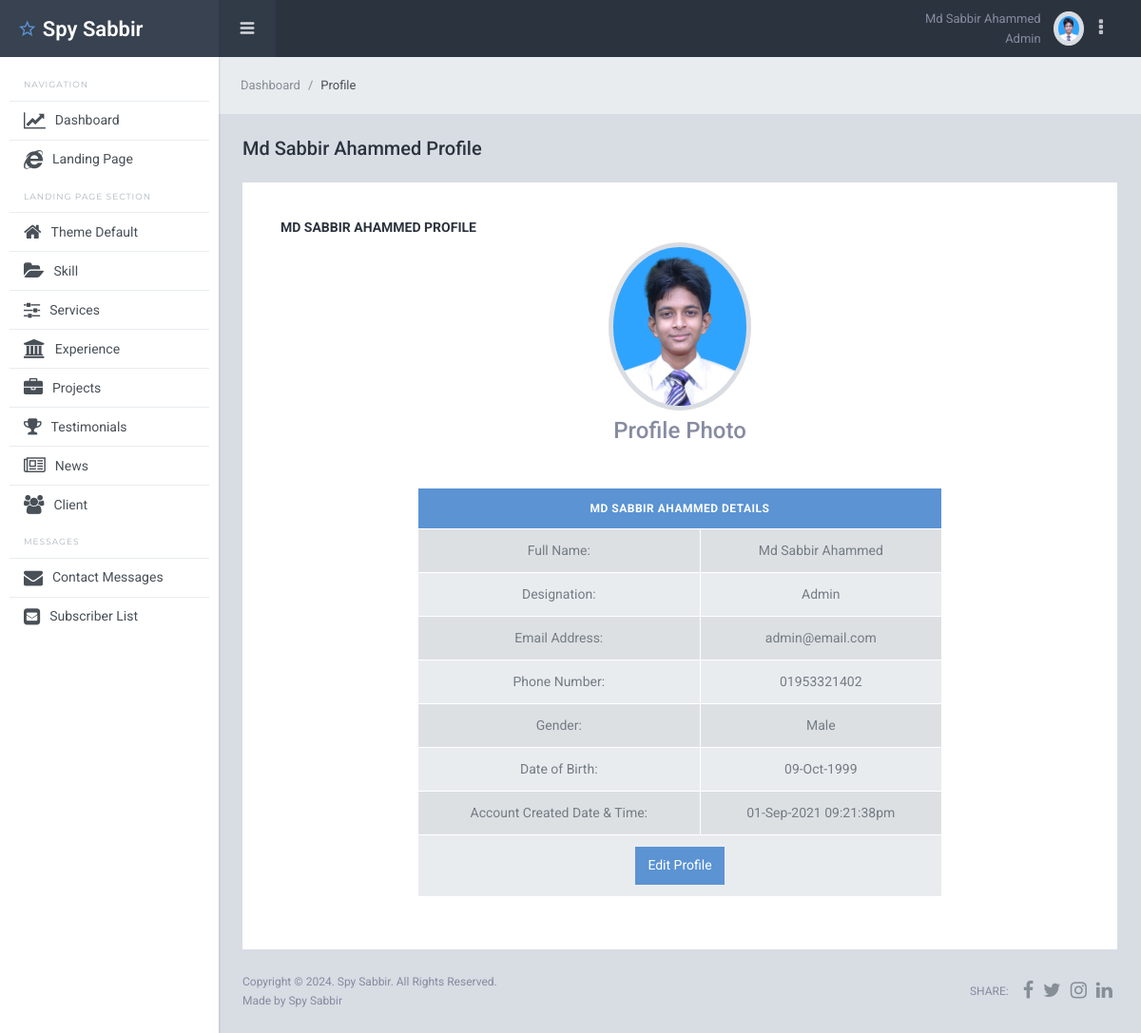
The page /admin/profile.php (signed in) on the database its author committed.
### tables this page shows
CREATE TABLE `theme_default` (
  `id` int(11) NOT NULL,
  `default_item_name` varchar(200) NOT NULL,
  `default_item_value` text NOT NULL
);

CREATE TABLE `users` (
  `id` int(11) NOT NULL,
  `full_name` varchar(100) NOT NULL,
  `designation` varchar(200) NOT NULL DEFAULT 'user',
  `email_address` varchar(100) NOT NULL,
  `phone_number` text NOT NULL,
  `gender` varchar(10) NOT NULL,
  `date_of_birth` date NOT NULL DEFAULT '2000-01-01',
  `password` varchar(50) NOT NULL,
  `profile_photo` text NOT NULL,
  `created_at` datetime NOT NULL
);

### admin/dbc.php (called while the page is built, shortened)
<?php
function connect_to_db(){
$hostname = "localhost";
$username = "root";
$password = "";
$database_name = "portfolio";
return $db_connect = mysqli_connect($hostname, $username, $password, $database_name);
}
function spy_sabbir_single_select($table_name, $id) {
    $single_select_query = "SELECT * FROM $table_name WHERE id=$id";
    return $result_from_db = mysqli_fetch_assoc(mysqli_query(connect_to_db(), $single_select_query));
}
function spy_sabbir_update($table_name, $update_name){
    $query = "SELECT default_item_value FROM $table_name WHERE default_item_name = '$update_name'";
    return mysqli_fetch_assoc(mysqli_query(connect_to_db(), $query))['default_item_value'];
}
?>

### admin/profile.php (the view, shortened to what this page needs)
<?php
require_once "inc/header.php";
require_once "dbc.php";
?>
<nav class="breadcrumb sl-breadcrumb">
    <a class="breadcrumb-item" href="dashboard.php">Dashboard</a>
    <span class="breadcrumb-item active">Profile</span>
</nav>
<div class="sl-pagebody">
    <div class="sl-page-title">
        <h5><span><?= spy_sabbir_single_select('users', $_SESSION['user_id'])['full_name'] ?></span> Profile</h5>
    </div>
    <div class="card pd-20 pd-sm-40">
        <h6 class="card-body-title"><?= spy_sabbir_single_select('users', $_SESSION['user_id'])['full_name'] ?></span> Profile</h6>
        <div class="row justify-content-center">
            <div class="col-lg-8">
                <div class="profile-content text-center">
                    <img src="img/users/<?= spy_sabbir_single_select('users', $_SESSION['user_id'])['profile_photo'] ?>" class="rounded-circle img-thumbnail" width="150" height="150" alt="">
                    <h4 class="mt-2 mb-5">Profile Photo</h4>
                    <table class="table table-striped table-bordered">
                        <thead class="bg-info">
                            <tr>
                                <th colspan="2" class="text-center"><?= spy_sabbir_single_select('users', $_SESSION['user_id'])['full_name'] ?> Details</th>
                            </tr>
                        </thead>
                        <tbody>
                            <tr>
                                <td>Full Name:</td>
                                <td><?= spy_sabbir_single_select('users', $_SESSION['user_id'])['full_name'] ?></td>
                            </tr>
                            <tr>
                                <td>Designation:</td>
                                <td><?= ucfirst(spy_sabbir_single_select('users', $_SESSION['user_id'])['designation']) ?></td>
                            </tr>
                            <tr>
                                <td>Email Address:</td>
                                <td><?= spy_sabbir_single_select('users', $_SESSION['user_id'])['email_address'] ?></td>
                            </tr>
                            <tr>
                                <td>Phone Number:</td>
                                <td><?= spy_sabbir_single_select('users', $_SESSION['user_id'])['phone_number'] ?></td>
                            </tr>
                            <tr>
                                <td>Gender:</td>
                                <td><?= ucfirst(spy_sabbir_single_select('users', $_SESSION['user_id'])['gender']) ?></td>
                            </tr>
                            <tr>
                                <td>Date of Birth:</td>
                                <td><?= date("d-M-Y", strtotime(spy_sabbir_single_select('users', $_SESSION['user_id'])['date_of_birth'])) ?></td>
                            </tr>
                            <tr>
                                <td>Account Created Date & Time:</td>
                                <td><?= date("d-M-Y h:i:sa", strtotime(spy_sabbir_single_select('users', $_SESSION['user_id'])['created_at'])) ?></td>
                            </tr>
                            <tr>
                                <td colspan="2"><a href="profile_edit.php?id=<?= spy_sabbir_single_select('users', $_SESSION['user_id'])['id'] ?>" class=" btn btn-info">Edit Profile</a></td>
                            </tr>
                        </tbody>
                    </table>
                </div>
            </div>
        </div>
    </div>
</div>
<?php
require_once "inc/footer.php";
?>

### admin/inc/header.php (shortened to what this page needs)
<?php
require_once "dbc.php";
?>
<!DOCTYPE html>
<html lang="en">
<head>
    <link href="lib/font-awesome/css/font-awesome.css" rel="stylesheet">
    <link href="lib/Ionicons/css/ionicons.css" rel="stylesheet">
    <link href="lib/perfect-scrollbar/css/perfect-scrollbar.css" rel="stylesheet">
    <link href="lib/rickshaw/rickshaw.min.css" rel="stylesheet">
    <link rel="stylesheet" href="//cdn.datatables.net/1.11.0/css/jquery.dataTables.min.css">
    <link rel="stylesheet" href="css/starlight.css">
</head>
<body>
    <div class="sl-logo"><a href="dashboard.php"><i class="icon ion-android-star-outline"></i> <?= spy_sabbir_update('theme_default', 'owner_name'); ?></a></div>
    <div class="sl-sideleft">
        <label class="sidebar-label">Navigation</label>
        <div class="sl-sideleft-menu">
            <a href="dashboard.php" class="sl-menu-link <?= (isset($dashboard)) ? 'active' : '' ?>">
                <div class="sl-menu-item">
                    <i class="fa fa-line-chart tx-20" aria-hidden="true"></i>
                    <span class="menu-item-label">Dashboard</span>
                </div>
            </a>
            <a href="../index.php" target="_blank" class="sl-menu-link">
                <div class="sl-menu-item">
                    <i class="fa fa-internet-explorer tx-20" aria-hidden="true"></i>
                    <span class="menu-item-label">Landing Page</span>
                </div>
            </a>
            <label class="sidebar-label">Landing Page Section</label>
            <a href="theme_default.php" class="sl-menu-link <?= (isset($theme_default)) ? 'active' : '' ?>">
                <div class="sl-menu-item">
                    <i class="fa fa-home tx-20" aria-hidden="true"></i>
                    <span class="menu-item-label">Theme Default</span>
                </div>
            </a>
            <a href="skill.php" class="sl-menu-link <?= (isset($skill)) ? 'active' : '' ?>">
                <div class="sl-menu-item">
                    <i class="fa fa-folder-open tx-20" aria-hidden="true"></i>
                    <span class="menu-item-label">Skill</span>
                </div>
            </a>
            <a href="services.php" class="sl-menu-link <?= (isset($services)) ? 'active' : '' ?>">
                <div class="sl-menu-item">
                    <i class="fa fa-sliders tx-20" aria-hidden="true"></i>
                    <span class="menu-item-label">Services</span>
                </div>
            </a>
            <a href="experience.php" class="sl-menu-link <?= (isset($experience)) ? 'active' : '' ?>">
                <div class="sl-menu-item">
                    <i class="fa fa-university tx-20" aria-hidden="true"></i>
                    <span class="menu-item-label">Experience</span>
                </div>
            </a>
            <a href="project.php" class="sl-menu-link <?= (isset($project)) ? 'active' : '' ?>">
                <div class="sl-menu-item">
                    <i class="fa fa-briefcase tx-20" aria-hidden="true"></i>
                    <span class="menu-item-label">Projects</span>
                </div>
            </a>
            <a href="testimonials.php" class="sl-menu-link <?= (isset($testimonials)) ? 'active' : '' ?>">
                <div class="sl-menu-item">
                    <i class="fa fa-trophy tx-20" aria-hidden="true"></i>
                    <span class="menu-item-label">Testimonials</span>
                </div>
            </a>
            <a href="news.php" class="sl-menu-link <?= (isset($news)) ? 'active' : '' ?>">
                <div class="sl-menu-item">
                    <i class="fa fa-newspaper-o tx-20" aria-hidden="true"></i>
                    <span class="menu-item-label">News</span>
                </div>
            </a>
            <a href="client.php" class="sl-menu-link <?= (isset($client)) ? 'active' : '' ?>">
                <div class="sl-menu-item">
                    <i class="fa fa-users tx-20" aria-hidden="true"></i>
                    <span class="menu-item-label">Client</span>
                </div>
            </a>
            <label class="sidebar-label">Messages</label>
            <a href="contact.php" class="sl-menu-link <?= (isset($contact)) ? 'active' : '' ?>">
                <div class="sl-menu-item">
                    <i class="fa fa-envelope tx-20" aria-hidden="true"></i>
                    <span class="menu-item-label">Contact Messages</span>
                </div>
            </a>
            <a href="subscriber.php" class="sl-menu-link <?= (isset($subscriber)) ? 'active' : '' ?>">
                <div class="sl-menu-item">
                    <i class="fa fa-envelope-square tx-20" aria-hidden="true"></i>
                    <span class="menu-item-label">Subscriber List</span>
                </div>
            </a>
        </div>
        <br>
    </div>
    <div class="sl-header">
        <div class="sl-header-left">
            <div class="navicon-left hidden-md-down"><a id="btnLeftMenu" href=""><i class="icon ion-navicon-round"></i></a></div>
        </div>
        <div class="sl-header-right">
            <div class="text-right mr-2">
                <span class="logged-name"><?= spy_sabbir_single_select('users', $_SESSION['user_id'])['full_name'] ?></span> <br>
                <span class="logged-name"><?= ucfirst(spy_sabbir_single_select('users', $_SESSION['user_id'])['designation']) ?></span>
            </div>
            <img src="img/users/<?= spy_sabbir_single_select('users', $_SESSION['user_id'])['profile_photo'] ?>" class="wd-32 rounded-circle img-thumbnail" alt="">
            <nav class="nav mr-4">
                <div class="dropdown">
                    <a href="" class="nav-link nav-link-profile" data-toggle="dropdown">
                        <i class="fa fa-ellipsis-v tx-20" aria-hidden="true"></i>
                    </a>
                </div>
            </nav>
        </div>
    </div>
    <div class="sl-mainpanel">

### admin/inc/footer.php (shortened to what this page needs)
<footer class="sl-footer">
    <div class="footer-left">
        <div class="mg-b-2">Copyright &copy; <?= date("Y") ?>. <?= spy_sabbir_update('theme_default', 'owner_name'); ?>. All Rights Reserved.</div>
        <div>Made by <?= spy_sabbir_update('theme_default', 'owner_name'); ?></div>
    </div>
    <div class="footer-right d-flex align-items-center">
        <span class="tx-uppercase mg-r-10">Share:</span>
        <a target="_blank" class="pd-x-5" href="<?= spy_sabbir_update('theme_default', 'facebook_link'); ?>"><i class="fa fa-facebook tx-20"></i></a>
        <a target="_blank" class="pd-x-5" href="<?= spy_sabbir_update('theme_default', 'twitter_link'); ?>"><i class="fa fa-twitter tx-20"></i></a>
        <a target="_blank" class="pd-x-5" href="<?= spy_sabbir_update('theme_default', 'instagram_link'); ?>"><i class="fa fa-instagram tx-20"></i></a>
        <a target="_blank" class="pd-x-5" href="<?= spy_sabbir_update('theme_default', 'linkedin_link'); ?>"><i class="fa fa-linkedin tx-20"></i></a>
    </div>
</footer>
</div>
</body>
</html>

### rows shown on the page
theme_default: default_item_value "Spy Sabbir"
users: full_name "Md Sabbir Ahammed", designation "Admin", profile_photo (picture), full_name "MD SABBIR AHAMMED", email_address "admin@email.com", phone_number "01953321402", gender "Male", date_of_birth "09-Oct-1999", created_at "01-Sep-2021 09:21:38pm"
